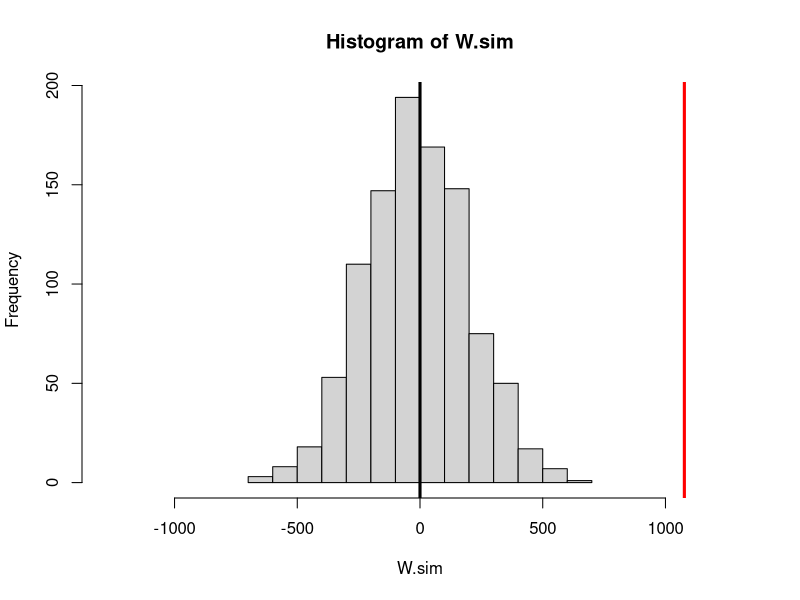
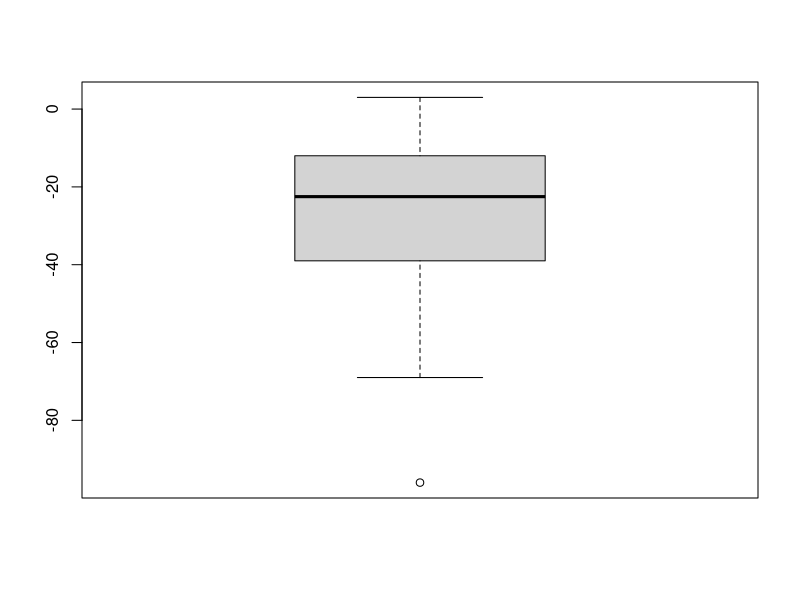
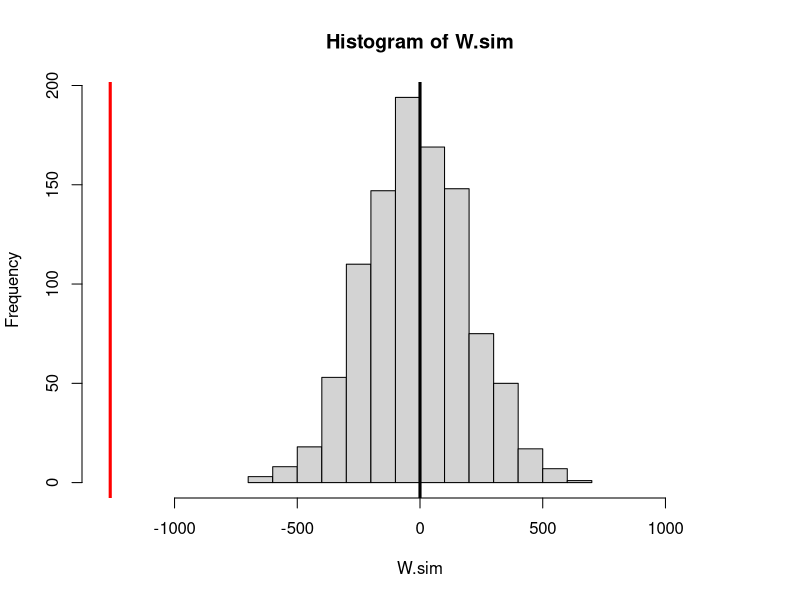

Recreate these plots in R, in order.
## ---- chunk 1
seed = 100
B    = 1000
## ---- chunk 2
data    = cars$speed
q       = 0.5
c       = 10
n       = length(data)
ranks   = rank(abs(data-c))
W.plus  = sum(ranks[data>c])
W.minus = sum(ranks[data<c])   # "W.plus + W.minus" should be equal to "n*(n+1)/2
W       = W.plus - W.minus

# MC computation of the p-value
set.seed(seed)
W.sim = numeric(B)
for(k in 1:B){
  ranks.temp = sample(1:n)
  signs.temp = 2*rbinom(n, 1, q) - 1
  W.temp     = sum(signs.temp*ranks.temp)
  W.sim[k]   = W.temp
}

hist(W.sim, xlim=c(-n*(n+1)/2, n*(n+1)/2))
abline(v=W, col='red', lwd=3)
abline(v=0, lwd=3)

### Two-sided test ------------------------------------------------------------------------
###    H0: P(X>c)  = q  
###    H1: P(X>c) != q  
p_value = 2*sum(W.sim>= abs(W))/B
p_value

### One-side test -------------------------------------------------------------------------
###    H0: P(X>c) = q
###    H1: P(X>c) > q
p_value = sum(W.sim>=abs(W))/B
p_value

### One-side test -------------------------------------------------------------------------
###    H0: P(X>c) = q
###    H1: P(X>c) < q
p_value = sum(W.sim<=abs(W))/B
p_value
## ---- chunk 3
data = cars                      # = [X,Y]
diff = data[,1] - data[,2]       # = X - Y
boxplot(diff)
q       = 0.5
n       = length(diff)
ranks   = rank(abs(diff))
W.plus  = sum(ranks[diff>0])
W.minus = sum(ranks[diff<0])   # "W.plus + W.minus" should be equal to "n*(n+1)/2
W       = W.plus - W.minus

# MC computation of the p-value
set.seed(seed)
W.sim = numeric(B)
for(k in 1:B){
  ranks.temp = sample(1:n)
  signs.temp = 2*rbinom(n, 1, q) - 1
  W.temp     = sum(signs.temp*ranks.temp)
  W.sim[k]   = W.temp
}

hist(W.sim, xlim=c(-n*(n+1)/2, n*(n+1)/2))
abline(v=W, col='red', lwd=3)
abline(v=0, lwd=3)

### Two-sided test ------------------------------------------------------------------------
###    H0: P(X>Y)  = q    ==>    H0: P(Z>0)  = q
###    H1: P(X>Y) != q           H1: P(Z>0) != q
p_value = 2*sum(W.sim>= abs(W))/B
p_value

### One-side test -------------------------------------------------------------------------
###    H0: P(X>Y) = q    ==>    H0: P(Z>0) = q
###    H1: P(X>Y) > q           H1: P(Z>0) > q
p_value = sum(W.sim>=abs(W))/B
p_value

### One-side test -------------------------------------------------------------------------
###    H0: P(X>Y) = q    ==>    H0: P(Z>0) = q    
###    H1: P(X>Y) < q           H1: P(Z>0) < q    
p_value = sum(W.sim<=abs(W))/B
p_value
